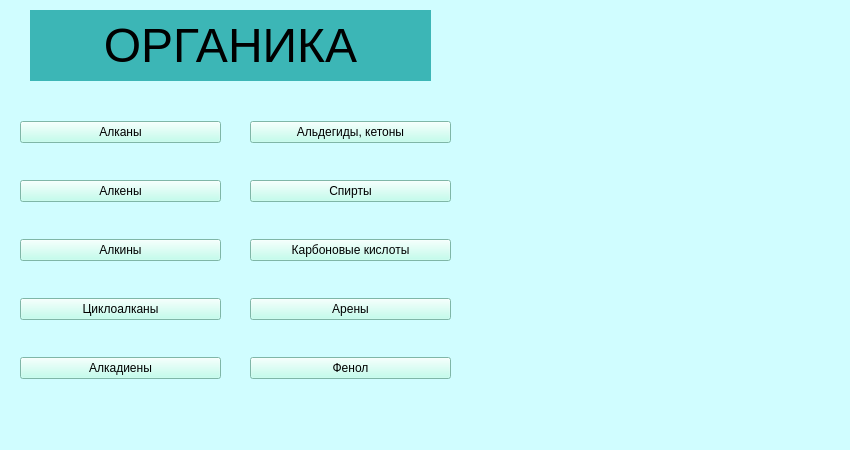
<?xml version="1.0" encoding="UTF-8"?>
<ui version="4.0">
 <class>MainWindow</class>
 <widget class="QMainWindow" name="MainWindow">
  <property name="geometry">
   <rect>
    <x>0</x>
    <y>0</y>
    <width>850</width>
    <height>450</height>
   </rect>
  </property>
  <property name="windowTitle">
   <string>MainWindow</string>
  </property>
  <property name="styleSheet">
   <string notr="true">background-color: rgb(208, 253, 255);</string>
  </property>
  <widget class="QWidget" name="centralwidget">
   <widget class="QLabel" name="label">
    <property name="geometry">
     <rect>
      <x>30</x>
      <y>10</y>
      <width>401</width>
      <height>71</height>
     </rect>
    </property>
    <property name="styleSheet">
     <string notr="true">background-color: rgb(60, 182, 182);</string>
    </property>
    <property name="text">
     <string>&lt;html&gt;&lt;head/&gt;&lt;body&gt;&lt;p align=&quot;center&quot;&gt;&lt;span style=&quot; font-size:36pt;&quot;&gt;ОРГАНИКА&lt;/span&gt;&lt;/p&gt;&lt;/body&gt;&lt;/html&gt;</string>
    </property>
   </widget>
   <widget class="QWidget" name="verticalLayoutWidget_3">
    <property name="geometry">
     <rect>
      <x>20</x>
      <y>90</y>
      <width>201</width>
      <height>321</height>
     </rect>
    </property>
    <layout class="QVBoxLayout" name="verticalLayout_11">
     <item>
      <widget class="QPushButton" name="btn_alkanes">
       <property name="styleSheet">
        <string notr="true">background-color: rgb(178, 255, 234);</string>
       </property>
       <property name="text">
        <string>Алканы</string>
       </property>
      </widget>
     </item>
     <item>
      <widget class="QPushButton" name="btn_alkenes">
       <property name="styleSheet">
        <string notr="true">background-color: rgb(178, 255, 234);</string>
       </property>
       <property name="text">
        <string>Алкены</string>
       </property>
      </widget>
     </item>
     <item>
      <widget class="QPushButton" name="btn_alkynes">
       <property name="styleSheet">
        <string notr="true">background-color: rgb(178, 255, 234);</string>
       </property>
       <property name="text">
        <string>Алкины</string>
       </property>
      </widget>
     </item>
     <item>
      <widget class="QPushButton" name="btn_cycloalkanes">
       <property name="styleSheet">
        <string notr="true">background-color: rgb(178, 255, 234);</string>
       </property>
       <property name="text">
        <string>Циклоалканы</string>
       </property>
       <property name="flat">
        <bool>false</bool>
       </property>
      </widget>
     </item>
     <item>
      <widget class="QPushButton" name="btn_alkadienes">
       <property name="styleSheet">
        <string notr="true">background-color: rgb(178, 255, 234);</string>
       </property>
       <property name="text">
        <string>Алкадиены</string>
       </property>
      </widget>
     </item>
    </layout>
   </widget>
   <widget class="QWidget" name="verticalLayoutWidget">
    <property name="geometry">
     <rect>
      <x>250</x>
      <y>90</y>
      <width>201</width>
      <height>321</height>
     </rect>
    </property>
    <layout class="QVBoxLayout" name="verticalLayout">
     <item>
      <widget class="QPushButton" name="btn_ketones">
       <property name="styleSheet">
        <string notr="true">background-color: rgb(178, 255, 234);</string>
       </property>
       <property name="text">
        <string>Альдегиды, кетоны</string>
       </property>
      </widget>
     </item>
     <item>
      <widget class="QPushButton" name="btn_alcohols">
       <property name="styleSheet">
        <string notr="true">background-color: rgb(178, 255, 234);</string>
       </property>
       <property name="text">
        <string>Спирты</string>
       </property>
      </widget>
     </item>
     <item>
      <widget class="QPushButton" name="btn_carboxylic">
       <property name="styleSheet">
        <string notr="true">background-color: rgb(178, 255, 234);</string>
       </property>
       <property name="text">
        <string>Карбоновые кислоты</string>
       </property>
      </widget>
     </item>
     <item>
      <widget class="QPushButton" name="btn_amines">
       <property name="styleSheet">
        <string notr="true">background-color: rgb(178, 255, 234);</string>
       </property>
       <property name="text">
        <string>Арены</string>
       </property>
      </widget>
     </item>
     <item>
      <widget class="QPushButton" name="btn_phenol">
       <property name="styleSheet">
        <string notr="true">background-color: rgb(178, 255, 234);</string>
       </property>
       <property name="text">
        <string>Фенол</string>
       </property>
      </widget>
     </item>
    </layout>
   </widget>
  </widget>
  <widget class="QMenuBar" name="menubar">
   <property name="geometry">
    <rect>
     <x>0</x>
     <y>0</y>
     <width>850</width>
     <height>18</height>
    </rect>
   </property>
  </widget>
  <widget class="QStatusBar" name="statusbar"/>
 </widget>
 <resources/>
 <connections/>
</ui>
